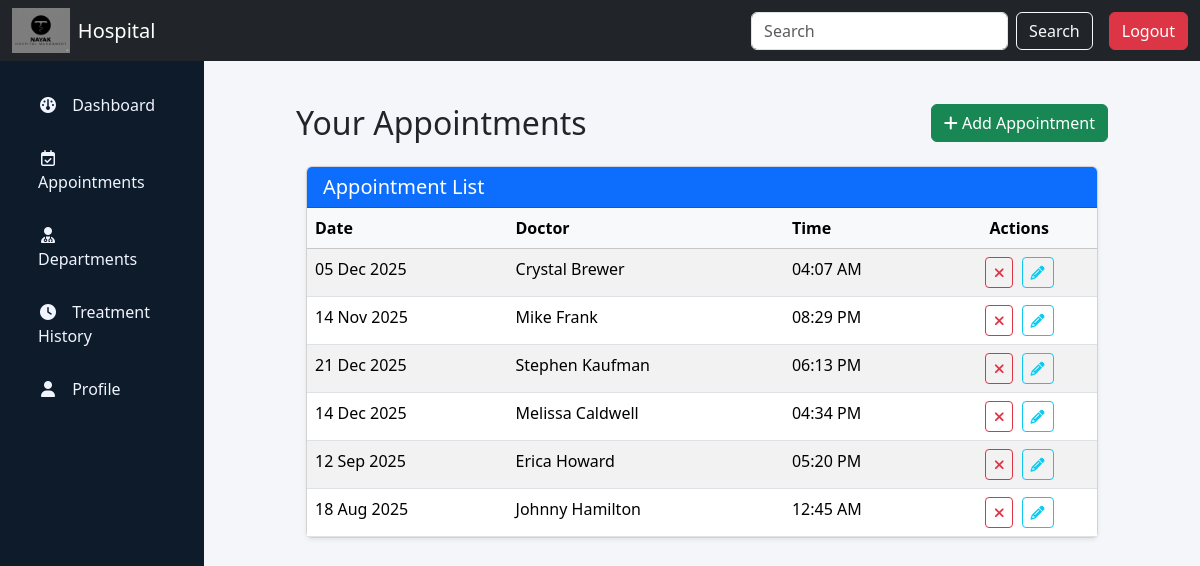
Page /patient/appointment (signed in) on the committed database.
### app.py (models this page shows, shortened)
class Appointments(db.Model):
    appointment_id = db.Column(db.Integer, primary_key=True)
    patient_id = db.Column(db.Integer, db.ForeignKey('patients.patient_id', ondelete='CASCADE'), nullable=False)
    doctor_id = db.Column(db.Integer, db.ForeignKey('doctors.doctor_id', ondelete='CASCADE'), nullable=False)
    appointment_datetime = db.Column(db.DateTime, nullable=False)
    status = db.Column(db.String(20), nullable=False, default="pending")
    reason_for_visit = db.Column(db.String(500))
    date_created = db.Column(db.DateTime, default=datetime.utcnow)
    treatments = db.relationship(
        "Treatments",
        backref="appointment",
        cascade="all, delete-orphan"
    )
    patient = db.relationship('Patients', backref='appointments', lazy=True)
    doctor = db.relationship('Doctors', backref='appointments', lazy=True)

class Users(db.Model):
    user_id = db.Column(db.Integer, primary_key=True)
    username = db.Column(db.String(100), nullable=False)
    email = db.Column(db.String(100), nullable=False, unique=True)
    password = db.Column(db.String(200), nullable=False)
    role = db.Column(db.String(100), nullable=False, default='patient')
    fname = db.Column(db.String(100))
    lname = db.Column(db.String(100))
    phone = db.Column(db.String(15))
    address = db.Column(db.String(100))
    is_active = db.Column(db.Boolean, nullable=False, default=True)
    date_created = db.Column(db.DateTime, default=datetime.utcnow)
    patient_profile = db.relationship('Patients', backref='user', lazy=True, uselist=False)
    doctor_profile = db.relationship('Doctors', backref='user', lazy=True, uselist=False)

### app.py (the view)
@app.route("/patient/appointment")
def patient_appointment():
    patient_id = session.get('patient_id')
    if not patient_id:
        flash("Session expired. Please login again.", "warning")
        return redirect(url_for('login'))
    patient = Patients.query.get(patient_id)
    appointments = patient.appointments
    departments = Departments.query.all()
    return render_template("patient_appointment.html", patient=patient, appointments=appointments, departments=departments)

### templates/patient_appointment.html (shortened to what this page needs)
{% extends "base_patient.html" %}
{% block content %}
<div class="container mt-4">
    <div class="d-flex justify-content-between align-items-center mb-4">
        <h2 class="mb-0">Your Appointments</h2>
        <a href="{{ url_for('patient_fix_appointment') }}" class="btn btn-success">
            <i class="fa-solid fa-plus"></i> Add Appointment
        </a>
    </div>
    <div class="card shadow-sm">
        <div class="card-header bg-primary text-white">
            <h5 class="mb-0">Appointment List</h5>
        </div>
        <div class="card-body p-0">
            {% if patient.appointments %}
            <div class="table-responsive">
                <table class="table table-striped table-hover mb-0">
                    <thead class="table-light">
                        <tr>
                            <th>Date</th>
                            <th>Doctor</th>
                            <th>Time</th>
                            <th class="text-center">Actions</th>
                        </tr>
                    </thead>
                    <tbody>
                        {% for appointment in patient.appointments %}
                        <tr>
                            <td>{{ appointment.appointment_datetime.strftime("%d %b %Y") }}</td>
                            <td>{{ appointment.doctor.user.fname }} {{ appointment.doctor.user.lname }}</td>
                            <td>{{ appointment.appointment_datetime.strftime("%I:%M %p") }}</td>
                            <td class="text-center">
                                <a href="{{url_for('delete_appointment', appointment_id=appointment.appointment_id)}}"
                                   class="btn btn-sm btn-outline-danger me-1"
                                   title="Cancel Appointment">
                                    <i class="fa-solid fa-xmark"></i>
                                </a>
                                <a href="{{url_for('patient_reschedule', appointment_id=appointment.appointment_id)}}"
                                    class="btn btn-sm btn-outline-info"
                                    title="Reschedule Appointment">
                                        <i class="fa-solid fa-pencil"></i>
                                    </a>
                            </td>
                        </tr>
                        {% endfor %}
                    </tbody>
                </table>
            </div>
            {% else %}
            <p class="p-3 mb-0">You have no appointments scheduled.</p>
            {% endif %}
        </div>
    </div>
</div>
{% endblock %}

### static/css/style.css (style rules this page uses)
html, body { overflow-x: hidden; width: 100%; }
body { margin: 0; padding: 0; }
body { margin-top: 70px; }
.card { margin: 10px; }

### rows in the picture
Appointments: appointment_datetime "05 Dec 2025", doctor.user.fname "Crystal", doctor.user.lname "Brewer", appointment_datetime "04:07 AM"
Appointments: appointment_datetime "14 Nov 2025", doctor.user.fname "Mike", doctor.user.lname "Frank", appointment_datetime "08:29 PM"
Appointments: appointment_datetime "21 Dec 2025", doctor.user.fname "Stephen", doctor.user.lname "Kaufman", appointment_datetime "06:13 PM"
Appointments: appointment_datetime "14 Dec 2025", doctor.user.fname "Melissa", doctor.user.lname "Caldwell", appointment_datetime "04:34 PM"
Appointments: appointment_datetime "12 Sep 2025", doctor.user.fname "Erica", doctor.user.lname "Howard", appointment_datetime "05:20 PM"
Appointments: appointment_datetime "18 Aug 2025", doctor.user.fname "Johnny", doctor.user.lname "Hamilton", appointment_datetime "12:45 AM"
